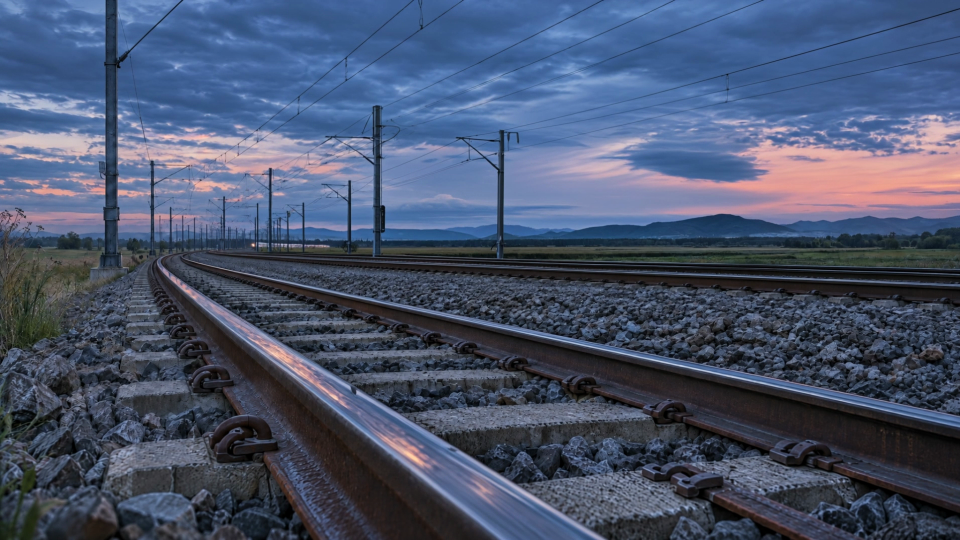
#> input picture swell-hero-stills/stills_v8/plate12_t11.png, 1920 x 1080 px, given in place of twin_plate12.png, which was not available (shown at 1/2 size)
$ python logo_light.py
#> lines starting #> are read from the running program, lines starting #| are printed output that depends on the picture
### swell-hero-stills/video/composite_v6.py
"""S-WELL hero v6 - scene 2: natural cyan light graphics over a locked-off plate, camera move at the end,
logo forming in the same shot.

Input : clips/plate12.mp4 (locked-off), ../stills_v8/twin_plate.png, ../stills_v8/symbol_rgba.png
Output: tmp/v6_scene2.mp4 (1920x1080, 24 fps, silent)

Look: graphics are *added light* (additive blend) in cyan, with a thin bright core and soft bloom,
so they read as light living on the rails instead of flat UI strokes. Labels have no boxes.
"""
import os, subprocess, math
import numpy as np
from PIL import Image, ImageDraw, ImageFont, ImageFilter

HERE = os.path.dirname(os.path.abspath(__file__)); os.chdir(HERE)
W, H, FPS = 1920, 1080, 24
DUR = float(os.environ.get("DUR", "12.8"))
PLATE = os.environ.get("PLATE", "clips/plate12.mp4")
FD = "/usr/share/fonts/opentype/inter/"

CORE = np.array([200, 248, 255], np.float32) / 255     # near-white cyan core
GLOW = np.array([40, 200, 255], np.float32) / 255      # cyan bloom
AMBER = np.array([255, 175, 70], np.float32) / 255

RAIL_L = [(1160, 1080), (1100, 1020), (920, 930), (720, 830), (540, 730), (400, 630), (345, 570), (320, 515)]
RAIL_R = [(1920, 868), (1600, 797), (1300, 732), (1060, 682), (740, 606), (520, 552), (370, 512)]
POLES = [((222, 125), (222, 528)), ((305, 330), (305, 505))]

f_lab = ImageFont.truetype(FD + "Inter-Medium.otf", 30)
f_num = ImageFont.truetype(FD + "Inter-Medium.otf", 34)
f_axis = ImageFont.truetype(FD + "Inter-Medium.otf", 28)
f_word = ImageFont.truetype(FD + "InterDisplay-ExtraBoldItalic.otf", 112)
f_tag = ImageFont.truetype(FD + "Inter-Medium.otf", 36)
f_tag_b = ImageFont.truetype(FD + "Inter-SemiBold.otf", 36)

# twin plate (amber pole) + live-train mask
TWIN = np.asarray(Image.open(os.environ.get("TWIN_IMG", "../stills_v8/twin_plate12.png")).convert("RGB").resize((W, H), Image.LANCZOS)).astype(np.float32) / 255
_lum = TWIN.max(axis=2, keepdims=True)
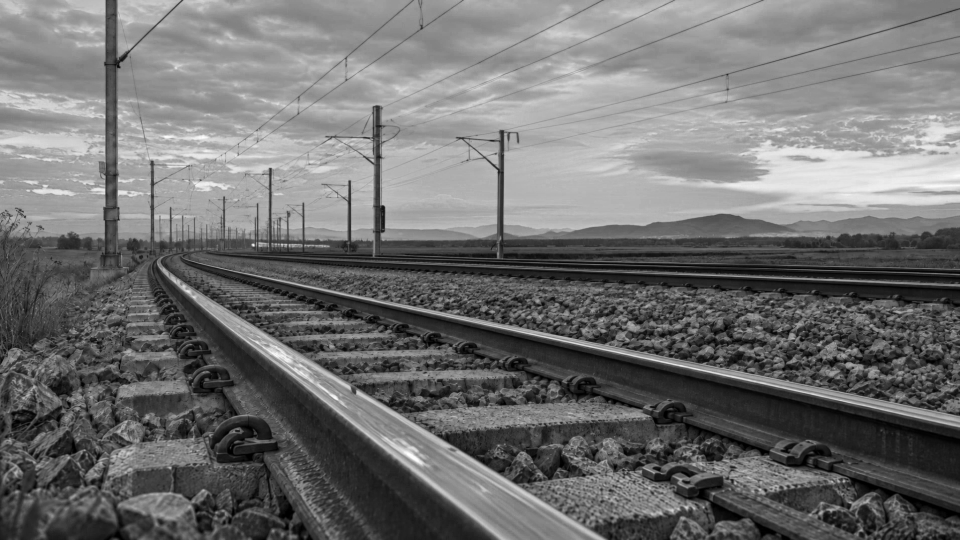
#> _lum: shape (1080, 1920, 1) float32 (shown at 1/2 size); min 0, max 1, mean 0.44
_pole = np.zeros((H, W, 1), np.float32); _pole[0:545, 196:250] = 1
TWIN = TWIN * (1 - _pole) + np.maximum(TWIN * 0.25, _lum * AMBER * 1.2) * _pole
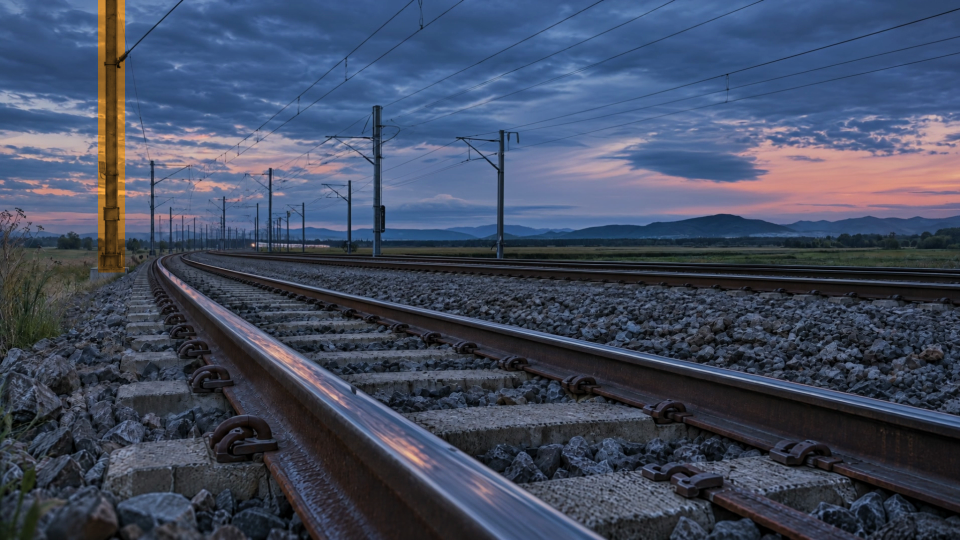
#> TWIN: shape (1080, 1920, 3) float32 (shown at 1/2 size); mean R, G, B 0.291, 0.332, 0.426; drawn with min black and max white
_yy, _xx = np.mgrid[0:H, 0:W]
TRAIN_MASK = np.zeros((H, W, 1), np.float32)   # plate is empty by the time the twin appears

# logo symbol with soft lower-left end
SYM = Image.open("../stills_v8/symbol_rgba.png")
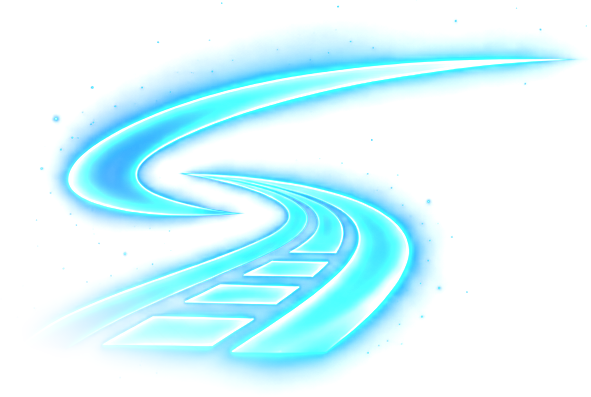
#> input picture swell-hero-stills/stills_v8/symbol_rgba.png, 591 x 397 px
#> SYM is the input picture: PIL image 591x397 RGBA; mean R, G, B, A 72.4, 214.4, 209.6, 51.4
SYM = SYM.resize((int(SYM.width * 290 / SYM.height), 290), Image.LANCZOS)
#> SYM: PIL image 431x290 RGBA
_a = np.asarray(SYM).astype(np.float32); _h, _w = _a.shape[:2]
_y, _x = np.mgrid[0:_h, 0:_w]
PROG = (_x / _w) * 0.55 + ((_h - _y) / _h) * 0.45
_f = np.clip((PROG - 0.18) / 0.32, 0, 1); _a[..., 3] *= _f * _f * (3 - 2 * _f)
#> after `_a[..., 3] *= _f * _f * (3 - 2 * _f)`:
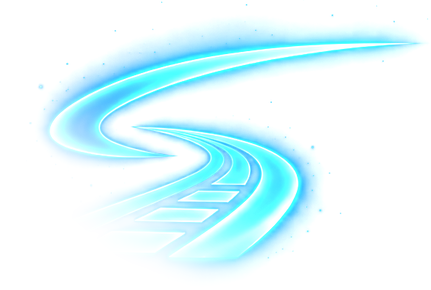
#> _a: shape (290, 431, 4) float32; mean R, G, B, A 17.6, 108.4, 122.6, 39.7; transparent parts drawn white
SYM_A = _a


def cl(x): return max(0.0, min(1.0, x))
def ease(x): x = cl(x); return x * x * (3 - 2 * x)
def win(t, a, b): return ease((t - a) / (b - a))
def bell(t, a, b, c, d): return win(t, a, b) * (1 - win(t, c, d))


def plen(p): return [0] + list(np.cumsum([math.dist(p[i], p[i + 1]) for i in range(len(p) - 1)]))
# [7 lines left out: function pat, not called in this run]
def ppart(p, u0, u1, n=50): return [pat(p, u0 + (u1 - u0) * i / n) for i in range(n + 1)]


# [169 lines left out: functions comet, add_light, scene_frame, camera, logo, frame, not called in this run]


# [16 lines that do not run on import are left out]

### swell-hero-stills/video/logo_light.py
"""Centred S-WELL lockup for bright skies: deep-blue rail symbol + navy wordmark, soft white halo.
logo(img, t, t0): symbol draws on from t0 (1.1 s), wordmark wipes in from t0+0.9 (0.6 s)."""
import numpy as np
from PIL import Image, ImageDraw, ImageFont, ImageFilter
import composite_v6 as v6

W, H = 1920, 1080
FD = "/usr/share/fonts/opentype/inter/"
f_word = ImageFont.truetype(FD + "InterDisplay-ExtraBoldItalic.otf", 112)
f_tag = ImageFont.truetype(FD + "Inter-Medium.otf", 36)
f_tag_b = ImageFont.truetype(FD + "Inter-SemiBold.otf", 36)
NAVY = (12, 42, 92)
BLUE = (0, 98, 200)

SYM = v6.SYM_A.copy()   # keep the neon rail S as designed
PROG = v6.PROG


def win(t, a, b): return v6.win(t, a, b)


def logo(img, t, t0):
    pe = win(t, t0, t0 + 1.1)
    if pe <= 0: return img
    sh, sw = SYM.shape[:2]
    cx, cy = W // 2, 360
    d0 = ImageDraw.Draw(Image.new("L", (1, 1)))
    word_w = d0.textlength("S-WELL", font=f_word) + 6
    tag_w = 6 + d0.textlength("TCPS ", font=f_tag_b) + d0.textlength("makes Rail AI possible.", font=f_tag)
    total = sw + 18 + max(word_w, tag_w)
    sx, sy = int(cx - total / 2), cy - sh // 2
    a = SYM.copy(); a[..., 3] *= np.clip((pe * 1.15 - PROG) / 0.12, 0, 1)
    sym = Image.fromarray(a.astype(np.uint8), "RGBA")
    out = img.convert("RGBA")
    halo = Image.new("RGBA", (W, H), (0, 0, 0, 0)); halo.paste((6, 30, 80, 150), (sx, sy + 6), sym.split()[3])
    out = Image.alpha_composite(out, halo.filter(ImageFilter.GaussianBlur(16)))
    out.alpha_composite(sym, (sx, sy))
    wt = win(t, t0 + 0.9, t0 + 1.5)
    if wt > 0:
        tx, ty = sx + sw + 18, cy - 100
        wl = Image.new("RGBA", (W, H), (0, 0, 0, 0)); dw = ImageDraw.Draw(wl)
        dw.text((tx, ty), "S-WELL", font=f_word, fill=NAVY + (255,))
        x = tx + 6; ly = ty + 142
        for s_, f_, c_ in [("TCPS ", f_tag_b, BLUE), ("makes Rail AI possible.", f_tag, NAVY)]:
            dw.text((x, ly), s_, font=f_, fill=c_ + (255,)); x += dw.textlength(s_, font=f_)
        cut = int(tx - 10 + (x - tx + 40) * wt)
        m = Image.new("L", (W, H), 0); ImageDraw.Draw(m).rectangle([0, 0, cut, H], fill=255)
        alpha = Image.composite(wl.split()[3], Image.new("L", (W, H), 0), m); wl.putalpha(alpha)
        hl = Image.new("RGBA", (W, H), (0, 0, 0, 0)); hl.paste((255, 255, 255, 170), (0, 0), alpha)
        out = Image.alpha_composite(out, hl.filter(ImageFilter.GaussianBlur(14)))
        out = Image.alpha_composite(out, wl)
    return out.convert("RGB")
